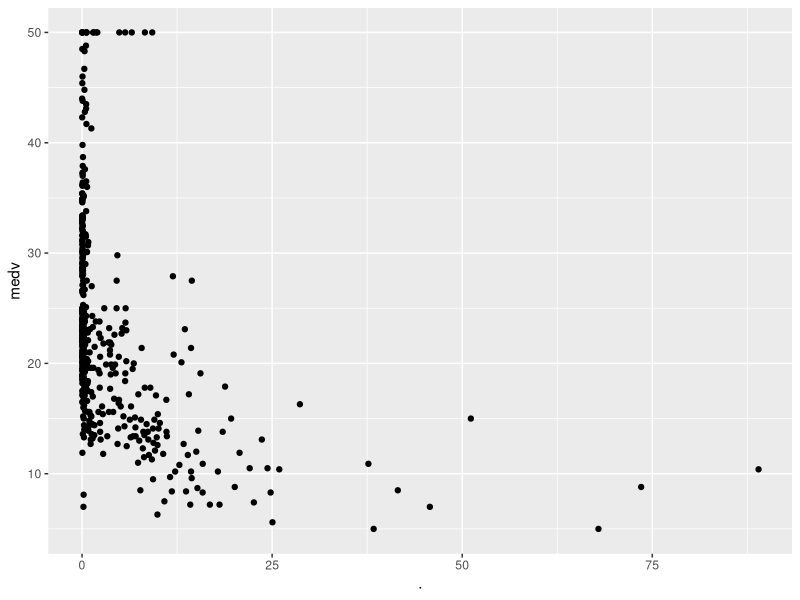
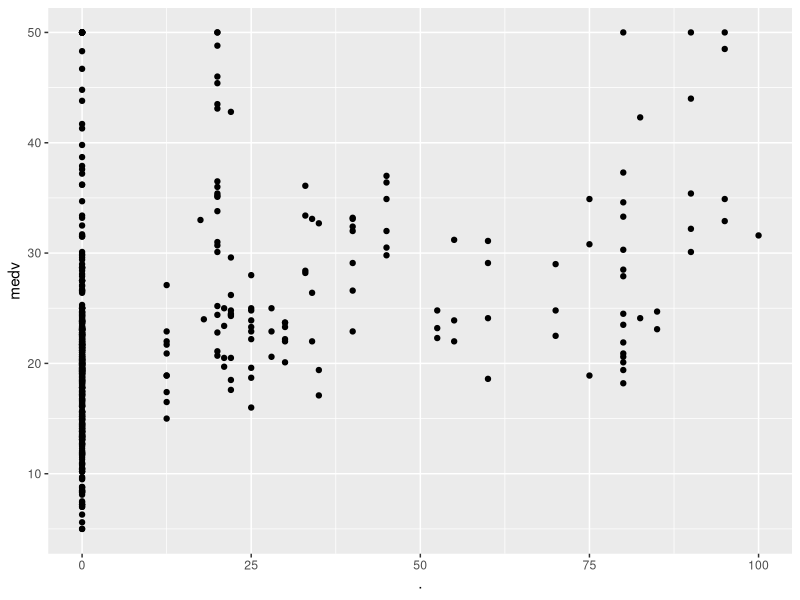
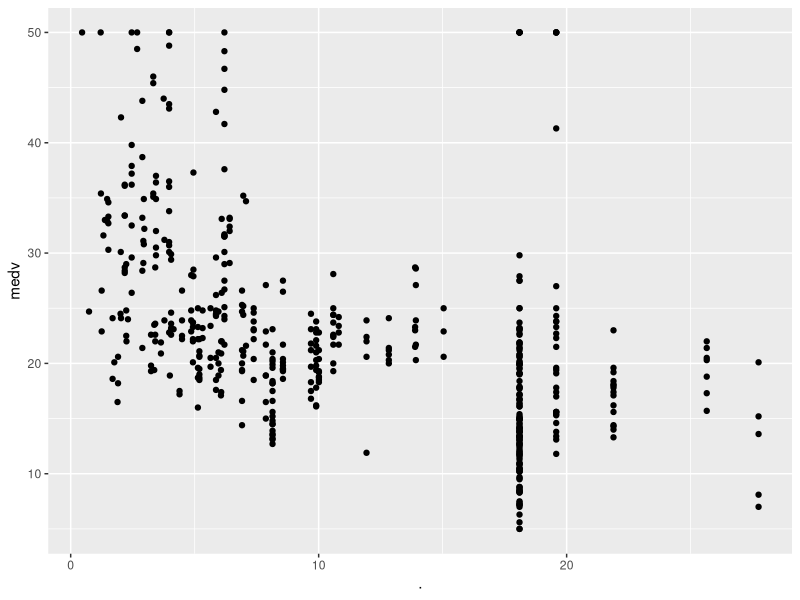
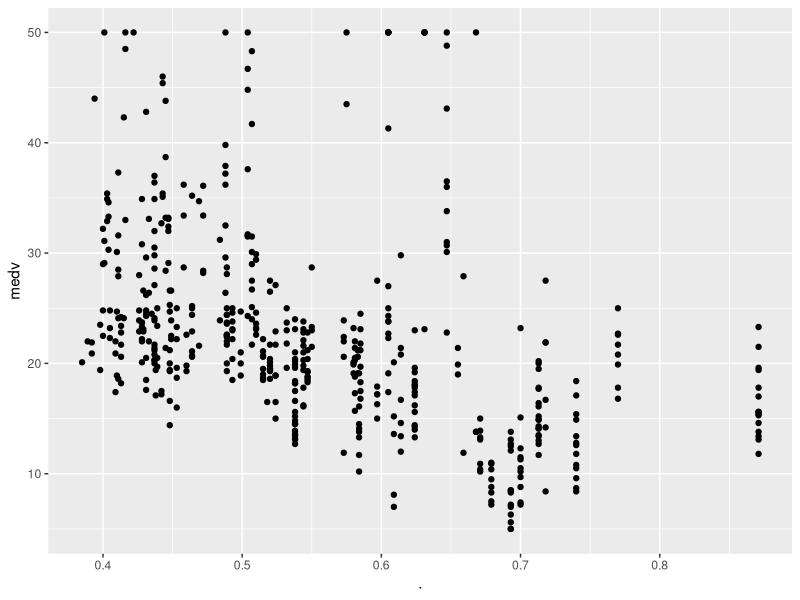
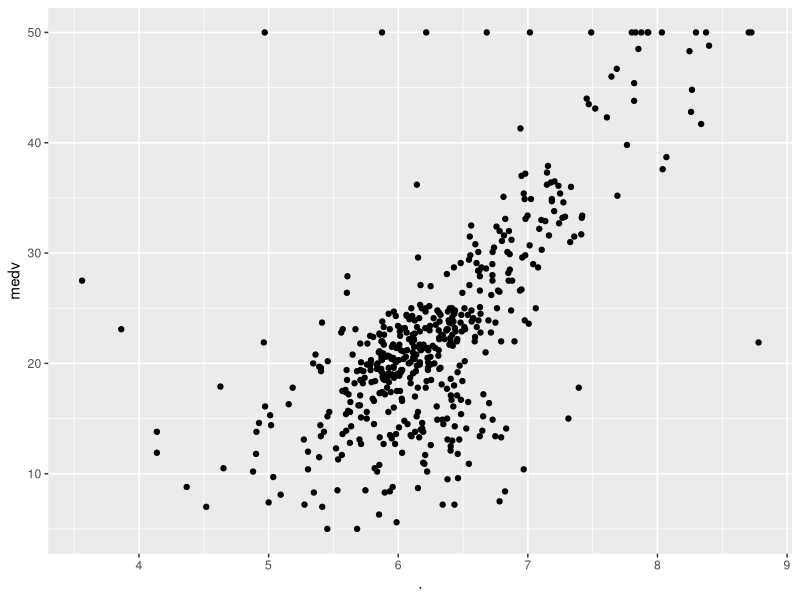
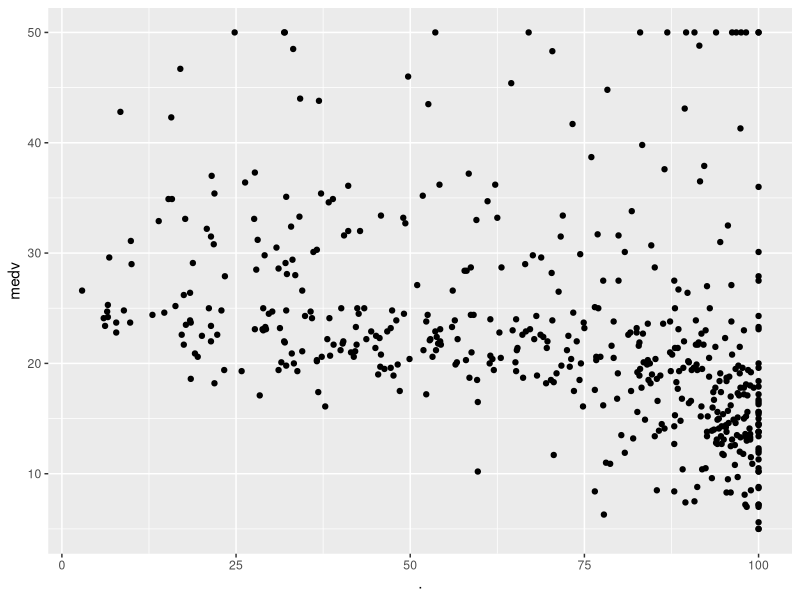
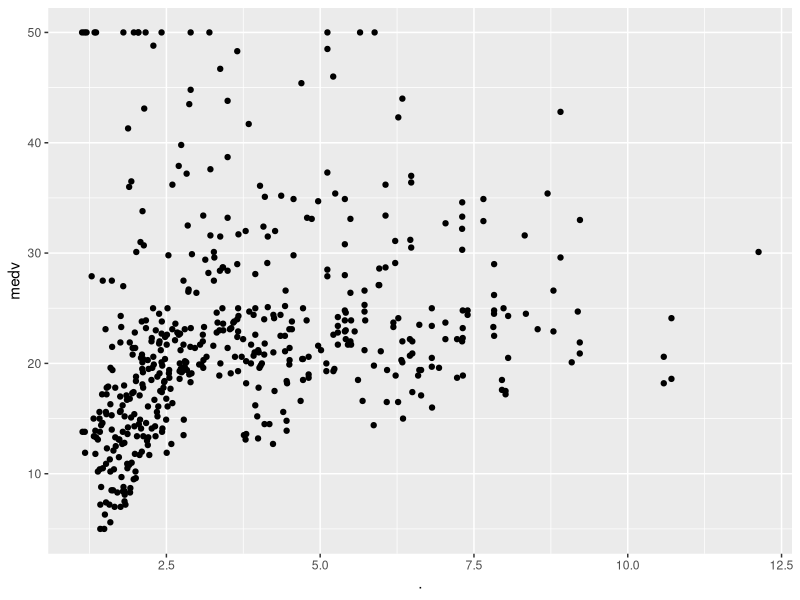
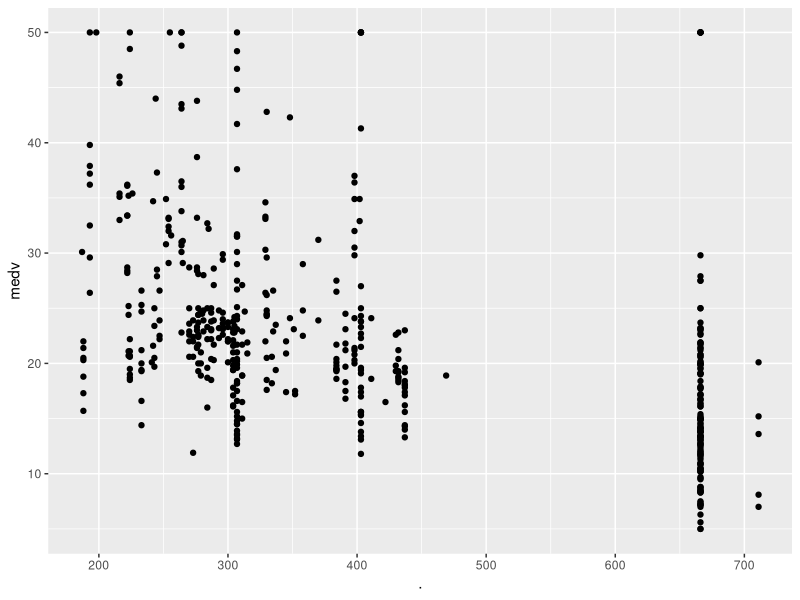

These charts were generated, in order, by the following R code:
# Analise Modelos Lineares
# Curso-R
# Natália Freitas de Souza


# Pacotes -----------------------------------------------------------------
library(tidyverse) 
library(broom)
library(purrr)
library(dplyr)

# Dados -------------------------------------------------------------------
library(MASS)  # cuidado pq o select() existe no MASS e no dplyr, acaba dando conflito
glimpse(Boston)
view(Boston)
#   Descriçao das variáves
help(Boston)

# Objetivo ----------------------------------------------------------------
# Analise preditiva dos preços das habitações em Boston


# Metodologia -------------------------------------------------------------
# Para fazer uma análise preditiva dos preços da residencia. Utilizaremos
# as variáveis disponíveis no banco de dados para verificar quais variáveis, 
# estão relacionadas e influenciam no preço das residencias, para estas serem 
# utilizadas como variáveis prediditivas.


# Estratégia --------------------------------------------------------------

# 1. Análises descritivas
# 2. Avaliar as variáveis preditivas a serem utilizadas
# 3. Elaborar o modelo preditivo



# 1. Analise Descritivas -----------------------------------------------------

      # a. natureza das variáveis
      # b. colinearidade entre variáveis
      # c. verificar se as variáveis são lineares
      
      

# a. Natureza das variáveis
  # Disponibilidade de 14 variáveis, com 506 observações
  str(Boston)
  total <- n_distinct(Boston)
  

  # Ajuste: variaveis categoricas
  Boston <- Boston |> 
    mutate(chas= as.factor(chas),
           rad = as.factor(rad))
  
  summary(Boston)



# b. Avaliar a colinearidade das variáveis - Nao está funcionando!
dados_cor <- Boston  |> 
  dplyr::select (where(is.numeric)) 




# c. verificar se as variáveis são lineares
  graficos <- Boston|> 
              dplyr::select (where(is.numeric)) |>
                map( ~ {ggplot(Boston, aes(y = medv, x = .))+ geom_point()})
  
  
  # Olhar a var. resposta vs var. explciativas,individualmente
  # Var. resposta > medv - preço mediano das habitações do bairro
  
    graficos$crim   # taxa de crime percapita por cidade
    graficos$zn     # proporção de terrenos residenciais zoneados
    graficos$indus  # proporção de acres de negócios não varejistas por cidade
    graficos$nox    # concentração de óxidos de nitrogênio (partes por 10 milhões)
    graficos$rm     # número médio de quartos por habitação.
    graficos$age    # proporção de unidades ocupadas pelos proprietários construídas antes de 1940
    graficos$dis    # média ponderada das distâncias para cinco centros de emprego de Boston.
    graficos$tax    # taxa de imposto de propriedade de valor total por $ 10.000.
    graficos$ptratio # relação aluno-professor por cidade.
    graficos$black   # 1000(Bk - 0,63)^2 onde Bk é a proporção de negros por cidade.
    graficos$lstat   # status mais baixo da população (porcentagem).
  
  # variáveis categoricas
    boxplot(medv ~ chas, Boston) # Variável dummy de Charles River (= 1 se o trecho limita o rio; 0 caso contrário).
    boxplot(medv ~ rad, Boston)  # índice de acessibilidade às rodovias radiais.
  
  
  # não parece linear: crim, indus, dis, black, zn
  # parece linear: nox, rm, age, ptratio, lstat
  # sem conclusões:tax
    
  # Conclusoes a partir dos graficos:
    # Parece que:
    
  # 1. Onde a taxa de crime é baixa temos desde casas baratas até casas caras, mas 
  #    conforme a taxa de crime aumenta, temos uma diminuição no valor da casa.
  #    relação não parece linear.
  
  # 2. A medida em que os acres de negócios aumentam, diminui o preço das habitações.
  
  # 3. O preço das casas é maior nos trechos q limitam o rio;
  
  # 4. O aumento da concentração de oxidos de nitrogenio, diminuem o 
  #    preço da habitação
  
  # 5. Aumento do numero de quartos, aumenta o valor da casa. Parece uma relação linear
  
  # 6. Distancias reduzidas para os centros de emprego possuem casas com preços mais reduzidos,
  #    conforme aumenta a distancia, os preços aumentam até um ponto mediano de valor
  #    onde se concentram apos aumentar mais de 2.5
  
  # 7.Onde temos um percentual mais baixo em status da população, são os locais com 
  #   o menor preço das habitações. Relação não parece linear 
    


# Análise -----------------------------------------------------------------

  # a. Regressão Linear Simples  
    
    mod_simples <- lm (medv ~ rm, Boston) 
    summary(mod_simples)
    
    # Conclusão: O número de quarto por habitação (rm) explica 48% da variação
    # no preço das habitações. O aumento no número de quarto em 1 unidade eleva
    # o preço em aproximadademente $9 mil.

    # resultados 
    coef(mod_simples)       # coeficientes
    confint(mod_simples)    # intervalo confianca
    predict(mod_simples)    # valores preditos
    predict(mod_simples, interval = "confidence") # valores preditos c/ intervalos
   res <-  augment(mod_simples)    # resíduos|cook distance|erro padrão|intervalos de confiança
    
    
  # Grafico da regressao 
   ggplot(Boston, mapping = aes(y = medv, x=rm))+
      geom_point()+
      geom_line(res, mapping = aes(y =.fitted , x=rm))+
      theme_classic()
  # ou
   plot(medv ~ rm, Boston)
   abline(mod_simples)
   
   # Grafico dos resíduos
   ggplot(res, mapping = aes(y =.resid, x=.fitted))+
     geom_point()+
     theme_classic()
    
   # b. Regressão Multipla
   
   
   
   
      